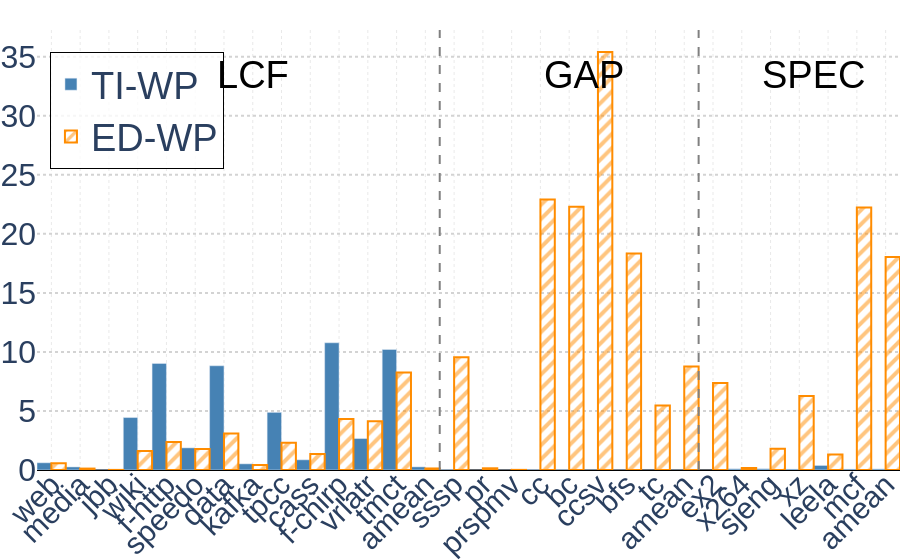

Notebook cell for this chart:
### Markdown cell above
### Wrong-Path Data Fills

### Code cell
importlib.reload(ph)

# -- Config --
LEVELS = ["L1D"]
LEVEL_COLORS = {
    "L1D": "darkorange",
}
Y_MIN = 0
Y_MAX = None
FIG_NAME = "wp_data_fills"
FONT_SIZE = ph.ISPASS_FONT_SIZE


# -- Metric --
def wp_fills_pct(level, version):
    fill_col = f"{level}_WRONG_PATH_FILL"
    miss_col = f"{level}_POLLUTION_CP_MISS"

    def fn(results, suite, benchmarks):
        cp = results[f"{suite}_cp_default_df"]
        other = results[f"{suite}_{version}_default_df"]
        vals = []
        for bm in benchmarks:
            fills = other[fill_col].get(bm, 0)
            cp_miss = cp[miss_col].get(bm, 0)
            vals.append((fills / cp_miss * 100) if cp_miss != 0 else 0)
        return vals

    return fn


# -- Data --
all_benchmarks, _, suite_boundaries, suite_labels = ph.get_metric_across_suites(
    results,
    wp_fills_pct(LEVELS[0], "wp"),
)
display_names = ph.get_display_names(all_benchmarks)
tick_labels = ph.get_tick_labels(all_benchmarks)

wp_vals = {}
wpa_vals = {}
for level in LEVELS:
    _, wp_vals[level], _, _ = ph.get_metric_across_suites(
        results,
        wp_fills_pct(level, "wp"),
    )
    _, wpa_vals[level], _, _ = ph.get_metric_across_suites(
        results,
        wp_fills_pct(level, "wpa"),
    )

# -- Plot --
LEVEL_PATTERNS = {"L1D": ""}

fig = go.Figure()
for level in LEVELS:
    pat = LEVEL_PATTERNS[level]
    col = LEVEL_COLORS[level]
    fig.add_trace(
        go.Bar(
            x=display_names,
            y=wpa_vals[level],
            marker_color="steelblue",
            name="TI-WP",
        )
    )
    fig.add_trace(
        go.Bar(
            x=display_names,
            y=wp_vals[level],
            marker=dict(
                color="rgba(0,0,0,0)",
                line=dict(color="darkorange", width=2),
                pattern=dict(shape="/", fgcolor="darkorange", solidity=0.4),
            ),
            name="ED-WP",
        )
    )

ph.add_suite_dividers(fig, suite_boundaries, suite_labels)

fig.update_layout(
    **ph.base_layout(
        font_size=FONT_SIZE,
        xaxis=dict(tickvals=display_names, ticktext=tick_labels),
        yaxis=dict(),
        bargap=0,
        bargroupgap=0,
        legend=dict(
            orientation="v",
            x=0.015,
            y=0.95,
            xanchor="left",
            yanchor="top",
            bgcolor="rgba(255,255,255,0.8)",
            bordercolor="black",
            borderwidth=1,
        ),
    )
)

fig.show()
ph.save_fig(fig, FIG_NAME, ph.ISPASS_ONE_COL_WIDTH, ph.ISPASS_ONE_COL_HEIGHT, fmt="svg")

### Figure 1 — Plotly figure (JSON) as saved in the notebook; plotly's stock layout.template omitted (floating-point values rounded to 4 significant figures)
{"data": [{"marker": {"color": "steelblue"}, "name": "TI-WP", "type": "bar", "x": ["web", "media", "jbb", "wiki", "f-http", "speedo", "data", "kafka", "tpcc", "cass", "f-chirp", "vrlatr", "tmct", "LCF_amean", "sssp", "pr", "prspmv", "cc", "bc", "ccsv", "bfs", "tc", "GAP_amean", "ex2", "x264", "sjeng", "xz", "leela", "mcf", "SPEC_amean"], "y": [0.6117, 0.2601, 0.0133, 4.442, 9.028, 1.874, 8.826, 0.5229, 4.881, 0.8641, 10.77, 2.665, 10.21, 0.2639, 0.04633, 0.00281, 0.006484, 0.0454, 0.04682, 0.02388, 0.01894, 0.008436, 0.01669, 0, 0.1014, 0.1055, 0.08314, 0.3853, 0.07998, 0.09159]}, {"marker": {"color": "rgba(0,0,0,0)", "line": {"color": "darkorange", "width": 2}, "pattern": {"fgcolor": "darkorange", "shape": "/", "solidity": 0.4}}, "name": "ED-WP", "type": "bar", "x": ["web", "media", "jbb", "wiki", "f-http", "speedo", "data", "kafka", "tpcc", "cass", "f-chirp", "vrlatr", "tmct", "LCF_amean", "sssp", "pr", "prspmv", "cc", "bc", "ccsv", "bfs", "tc", "GAP_amean", "ex2", "x264", "sjeng", "xz", "leela", "mcf", "SPEC_amean"], "y": [0.5792, 0.1201, 0.007581, 1.605, 2.369, 1.781, 3.085, 0.415, 2.297, 1.363, 4.312, 4.121, 8.265, 0.1308, 9.541, 0.1447, 0.009753, 22.91, 22.3, 35.4, 18.33, 5.459, 8.76, 7.373, 0.1684, 1.793, 6.261, 1.313, 22.22, 18.04]}], "layout": {"annotations": [{"font": {"color": "black", "size": 38}, "showarrow": false, "text": "LCF", "x": 7, "xref": "x", "y": 0.95, "yref": "paper"}, {"font": {"color": "black", "size": 38}, "showarrow": false, "text": "GAP", "x": 18.5, "xref": "x", "y": 0.95, "yref": "paper"}, {"font": {"color": "black", "size": 38}, "showarrow": false, "text": "SPEC", "x": 26.5, "xref": "x", "y": 0.95, "yref": "paper"}], "bargap": 0, "bargroupgap": 0, "barmode": "group", "font": {"family": "Arial, sans-serif", "size": 38}, "legend": {"bgcolor": "rgba(255,255,255,0.8)", "bordercolor": "black", "borderwidth": 1, "orientation": "v", "x": 0.015, "xanchor": "left", "y": 0.95, "yanchor": "top"}, "margin": {"autoexpand": true, "b": 15, "l": 0, "r": 0, "t": 30}, "plot_bgcolor": "white", "shapes": [{"line": {"color": "gray", "dash": "dash", "width": 2}, "type": "line", "x0": 13.5, "x1": 13.5, "xref": "x", "y0": 0, "y1": 1, "yref": "y domain"}, {"line": {"color": "gray", "dash": "dash", "width": 2}, "type": "line", "x0": 22.5, "x1": 22.5, "xref": "x", "y0": 0, "y1": 1, "yref": "y domain"}], "xaxis": {"gridcolor": "lightgray", "griddash": "dot", "gridwidth": 0.5, "showgrid": true, "tickangle": -45, "tickfont": {"size": 30}, "ticklabelstandoff": -10, "tickmode": "array", "ticktext": ["web", "media", "jbb", "wiki", "f-http", "speedo", "data", "kafka", "tpcc", "cass", "f-chirp", "vrlatr", "tmct", "amean", "sssp", "pr", "prspmv", "cc", "bc", "ccsv", "bfs", "tc", "amean", "ex2", "x264", "sjeng", "xz", "leela", "mcf", "amean"], "tickvals": ["web", "media", "jbb", "wiki", "f-http", "speedo", "data", "kafka", "tpcc", "cass", "f-chirp", "vrlatr", "tmct", "LCF_amean", "sssp", "pr", "prspmv", "cc", "bc", "ccsv", "bfs", "tc", "GAP_amean", "ex2", "x264", "sjeng", "xz", "leela", "mcf", "SPEC_amean"], "zeroline": false}, "yaxis": {"automargin": true, "gridcolor": "lightgray", "griddash": "dot", "gridwidth": 2, "showgrid": true, "tickfont": {"size": 32}, "title": {"font": {"size": 32}}, "zeroline": true, "zerolinecolor": "black", "zerolinewidth": 2}}}
